Frame 1 (no input): blank canvas, image omitted
Frame 60 (the mouse pressed at the canvas centre just before this capture): blank canvas, image omitted
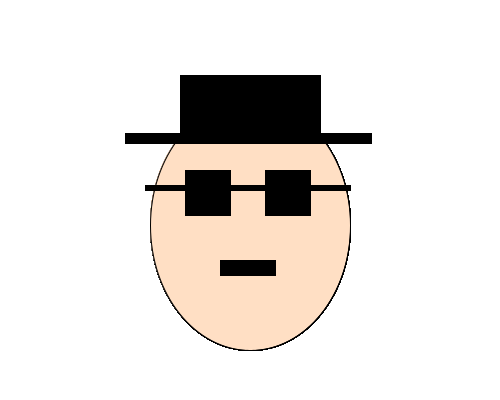
Frame 120 (the mouse held since frame 60 and released just before this capture)

The Processing sketch whose frames 1 and 60 were blank and that drew this single picture after the mouse press (run headless with seeded random() and noise(); from frame 60 on, the mouse is pressed at the canvas centre):

// Processing sketch: processing_131965
// ── processing_131965.pde

void setup() {
  size(500, 400);
  background(255);
}

void draw() {
  if (mousePressed) {
    fill(255,223,196);
   ellipse(250, 225, 200, 250);
  fill(0);
rect(220, 260 , 55, 15);
rect(265, 170, 45, 45);
rect(185, 170, 45, 45);
rect(230, 185, 35, 5);
rect(145, 185, 40, 5);
rect(310, 185, 40, 5);
rect(125, 133, 246, 10);
rect(180, 75, 140, 65);
  } 

  else{
    background(255);
  }
}
